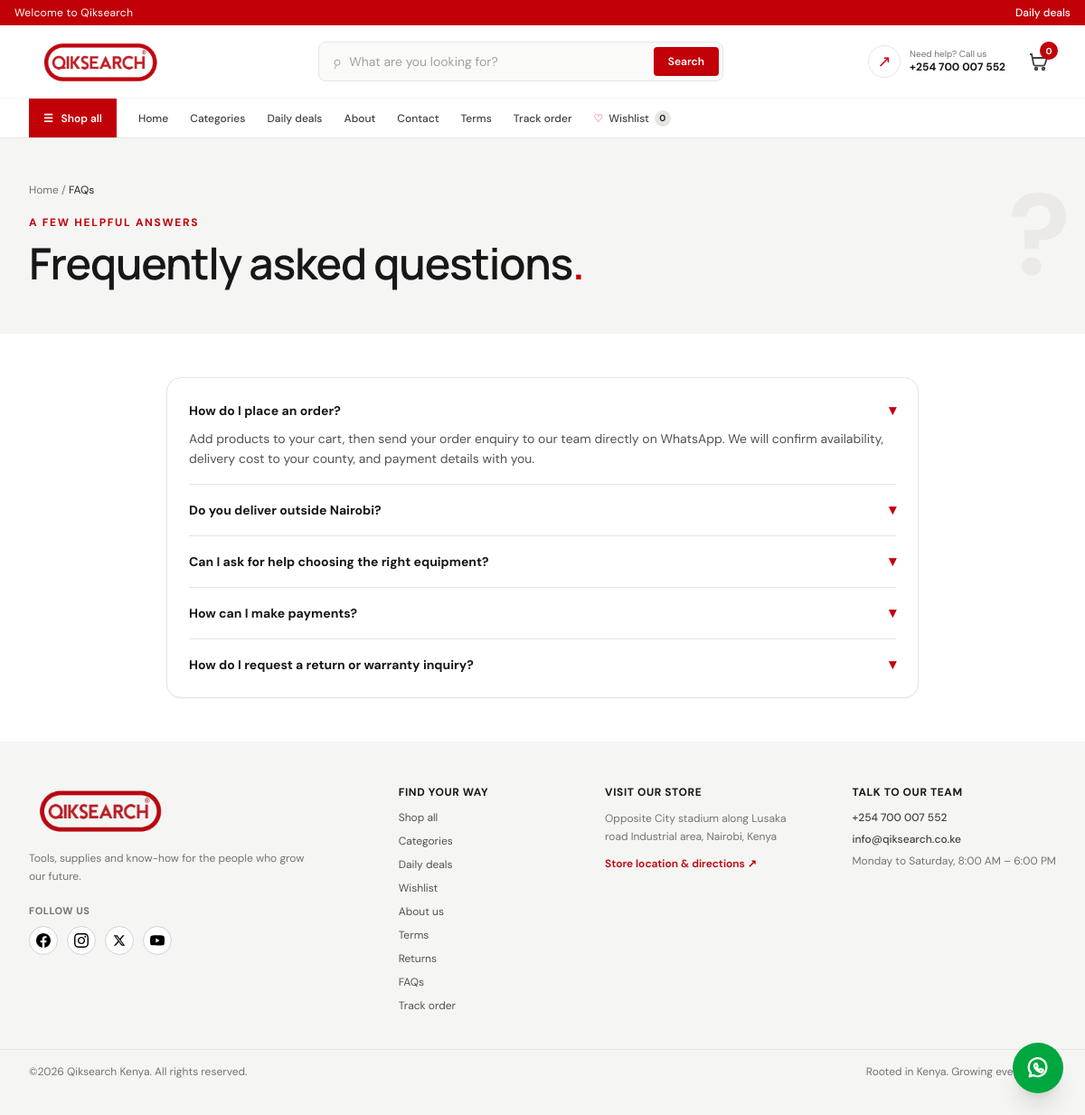
The page /faqs/ on the database its author committed.
### catalog/models.py (models this page shows, shortened)
class SiteSetting(models.Model):
    FIELD_TYPES = [
        ("text", "Single-line Text"),
        ("textarea", "Multi-line Text"),
        ("html", "Rich HTML / Markdown"),
        ("boolean", "Boolean Switch (true/false)"),
        ("url", "URL Link"),
    ]
    key = models.SlugField(max_length=64, unique=True, help_text="Unique key identifier for template lookup")
    label = models.CharField(max_length=120, help_text="Human readable field title")
    group = models.CharField(max_length=60, default="General", help_text="Category group for editor organization")
    value = models.TextField(blank=True, default="")
    field_type = models.CharField(max_length=20, default="text", choices=FIELD_TYPES)
    help_text = models.CharField(max_length=200, blank=True, default="")
    updated_at = models.DateTimeField(auto_now=True)
    class Meta:
        ordering = ["group", "label"]
        verbose_name = "Site Setting"
        verbose_name_plural = "Site Settings"

### catalog/views.py (the view)
# urls.py: path("faqs/", views.faqs, name="faqs"),
def faqs(request):
    return render(request, "catalog/faqs.html")

### templates/catalog/faqs.html (shortened to what this page needs)
{% extends 'base.html' %}
{% block content %}
  <div class="relative overflow-hidden bg-stone-100 py-8 sm:py-12">
    <div class="relative z-10 mx-auto w-full max-w-7xl px-4 sm:px-6 lg:px-8">
      <div class="mb-3 text-xs leading-relaxed text-neutral-500">
        <a href="{% url 'home' %}" class="hover:text-red-700">Home</a> / <span class="text-neutral-800">FAQs</span>
      </div>
      <span class="inline-block text-[11px] sm:text-xs font-bold tracking-[1.7px] text-red-700 uppercase">A FEW HELPFUL ANSWERS</span>
      <h1 class="mt-1 font-display text-3xl font-semibold leading-tight tracking-tight sm:text-4xl lg:text-5xl">Frequently asked questions<span class="text-red-700">.</span></h1>
    </div>
    <span class="pointer-events-none absolute right-4 top-1/2 -translate-y-1/2 text-8xl sm:text-9xl font-bold leading-none text-stone-200/70" aria-hidden="true">?</span>
  </div>
  <section class="mx-auto w-full max-w-4xl px-4 py-8 sm:px-6 sm:py-12 lg:px-8">
    <div class="divide-y divide-neutral-200 rounded-2xl border border-neutral-200 bg-white p-4 sm:p-6 shadow-xs text-xs sm:text-sm text-neutral-700">
      <details class="py-4 first:pt-0" open>
        <summary class="cursor-pointer font-bold text-neutral-900 list-none flex items-center justify-between">
          <span>How do I place an order?</span>
          <span class="text-red-700 text-base">▾</span>
        </summary>
        <p class="mt-2 text-neutral-600 leading-relaxed">Add products to your cart, then send your order enquiry to our team directly on WhatsApp. We will confirm availability, delivery cost to your county, and payment details with you.</p>
      </details>
      <details class="py-4">
        <summary class="cursor-pointer font-bold text-neutral-900 list-none flex items-center justify-between">
          <span>Do you deliver outside Nairobi?</span>
          <span class="text-red-700 text-base">▾</span>
        </summary>
      </details>
      <details class="py-4">
        <summary class="cursor-pointer font-bold text-neutral-900 list-none flex items-center justify-between">
          <span>Can I ask for help choosing the right equipment?</span>
          <span class="text-red-700 text-base">▾</span>
        </summary>
      </details>
      <details class="py-4">
        <summary class="cursor-pointer font-bold text-neutral-900 list-none flex items-center justify-between">
          <span>How can I make payments?</span>
          <span class="text-red-700 text-base">▾</span>
        </summary>
      </details>
      <details class="py-4 last:pb-0">
        <summary class="cursor-pointer font-bold text-neutral-900 list-none flex items-center justify-between">
          <span>How do I request a return or warranty inquiry?</span>
          <span class="text-red-700 text-base">▾</span>
        </summary>
      </details>
    </div>
  </section>
{% endblock %}

### templates/base.html (shortened to what this page needs)
{% load static humanize %}
<!DOCTYPE html>
<html lang="en-KE" data-theme="qik">
  <head>
    <link rel="stylesheet" href="{% static 'catalog/tailwind.css' %}" />
  </head>
  <body class="m-0 bg-white font-sans text-base text-neutral-900 antialiased">
    <div class="relative w-full bg-red-700 px-4 py-1.5 text-xs text-white">
      <div class="mx-auto flex max-w-7xl items-center justify-between gap-3 max-sm:justify-center">
        <p class="truncate text-[11px] font-normal tracking-wide sm:text-xs">
          {{ site_settings.announcement_text|default:"Welcome to Qiksearch" }}
        </p>
        <div class="flex shrink-0 items-center gap-4 text-[11px] font-medium max-sm:hidden sm:text-xs">
          <a href="{% url 'deals' %}" class="transition-colors hover:text-rose-200">Daily deals</a>
        </div>
      </div>
    </div>
    <header class="sticky top-0 z-40 border-b border-neutral-200 bg-white/95 backdrop-blur-md">
      <div class="mx-auto flex h-16 sm:h-20 w-full max-w-7xl items-center justify-between gap-3 px-4 sm:px-6 lg:px-8">
        <a class="flex shrink-0 items-center" href="{% url 'home' %}" aria-label="Qiksearch home">
          <img class="block h-auto max-h-11 sm:max-h-13 w-32 sm:w-40 object-contain mix-blend-multiply" src="{% static 'catalog/images/qiksearch-logo.png' %}" alt="Qiksearch" width="160" height="56" />
        </a>
        <div class="relative hidden flex-1 max-w-md md:block">
          <form class="flex h-11 w-full items-center rounded-lg border border-neutral-200 bg-stone-50 p-1 pl-3.5 focus-within:border-red-700 focus-within:bg-white focus-within:ring-1 focus-within:ring-red-700" action="{% url 'shop' %}" method="get">
            <span class="mr-2 rotate-[-20deg] text-xl text-neutral-400">⌕</span>
            <input
              id="live-search-input"
              class="min-w-0 flex-1 border-0 bg-transparent text-xs sm:text-sm outline-none placeholder:text-neutral-400"
              name="q"
              value="{{ query|default:'' }}"
              placeholder="What are you looking for?"
              aria-label="Search products"
              autocomplete="off"
            />
            <button type="submit" class="cursor-pointer rounded bg-red-700 px-4 py-2 text-xs font-semibold text-white transition hover:bg-red-800">Search</button>
          </form>
        </div>
        <div class="flex items-center gap-2 sm:gap-4">
          <a class="hidden lg:flex items-center gap-2.5 transition hover:opacity-80" href="https://wa.me/{{ site_settings.whatsapp_number|default:'254700007552' }}" target="_blank" rel="noopener">
            <span class="grid size-9 place-items-center rounded-full border border-neutral-200 text-lg text-red-700">↗</span>
            <span class="leading-tight">
              <small class="block text-[10px] text-neutral-500">Need help? Call us</small>
              <strong class="block text-xs font-bold text-neutral-900">{{ site_settings.phone_number|default:'+254 700 007 552' }}</strong>
            </span>
          </a>
          <a class="relative flex items-center justify-center rounded-full p-2 text-neutral-700 transition hover:bg-stone-100 hover:text-red-700" href="{% url 'cart' %}" aria-label="Shopping cart, {{ request.session.cart|length|default:0 }} items">
            <svg class="size-6 fill-none stroke-current stroke-[1.8]" viewBox="0 0 24 24" aria-hidden="true">
              <path d="M3 4h2l2.2 11.1a2 2 0 0 0 2 1.6h8.5a2 2 0 0 0 1.9-1.4L22 8H6" />
              <circle cx="10" cy="20" r="1.3" />
              <circle cx="18" cy="20" r="1.3" />
            </svg>
            <span id="header-cart-badge" class="absolute -right-0.5 -top-0.5 grid size-5 place-items-center rounded-full bg-red-700 text-[10px] font-bold text-white shadow-sm">
              {{ request.session.cart|length|default:0 }}
            </span>
          </a>
        </div>
      </div>
      <nav class="hidden mx-auto h-11 w-full max-w-7xl items-stretch gap-6 overflow-x-auto border-t border-neutral-100 px-4 sm:px-6 lg:px-8 text-xs font-medium text-neutral-700 md:flex">
        <a class="flex shrink-0 items-center bg-red-700 px-4 font-semibold text-white transition hover:bg-red-800" href="{% url 'shop' %}">☰ &nbsp; Shop all</a>
        <a class="flex shrink-0 items-center transition hover:text-red-700" href="{% url 'home' %}">Home</a>
        <a class="flex shrink-0 items-center transition hover:text-red-700" href="{% url 'categories' %}">Categories</a>
        <a class="flex shrink-0 items-center transition hover:text-red-700" href="{% url 'deals' %}">Daily deals</a>
        <a class="flex shrink-0 items-center transition hover:text-red-700" href="{% url 'about' %}">About</a>
        <a class="flex shrink-0 items-center transition hover:text-red-700" href="{% url 'contact' %}">Contact</a>
        <a class="flex shrink-0 items-center transition hover:text-red-700" href="{% url 'terms' %}">Terms</a>
        <a class="flex shrink-0 items-center transition hover:text-red-700" href="{% url 'track_order' %}">Track order</a>
        <a class="flex shrink-0 items-center gap-1.5 transition hover:text-red-700" href="{% url 'wishlist' %}" aria-label="Wishlist">
          <span class="text-rose-600">♡</span> <span>Wishlist</span>
          <span id="nav-wishlist-badge" class="grid size-4.5 place-items-center rounded-full bg-stone-200 text-[10px] font-bold text-neutral-800 {% if request.session.wishlist|length %}bg-red-700 text-white{% endif %}">
            {{ request.session.wishlist|length|default:0 }}
          </span>
        </a>
      </nav>
    </header>
    <main class="pb-16 md:pb-0">
      {% block content %}
      {% endblock %}
    </main>
    <footer class="bg-stone-100 px-0 pt-12 pb-20 md:pb-6 text-neutral-800">
      <div class="mx-auto grid w-full max-w-7xl grid-cols-1 gap-8 px-4 sm:px-6 sm:grid-cols-2 lg:grid-cols-[1.6fr_.8fr_1fr_1fr] lg:gap-12 lg:px-8 pb-10">
        <div>
          <a class="mb-4 inline-flex items-center" href="{% url 'home' %}">
            <img class="h-12 sm:h-14 w-36 sm:w-40 object-contain mix-blend-multiply" src="{% static 'catalog/images/qiksearch-logo.png' %}" alt="Qiksearch" width="160" height="56" />
          </a>
          <p class="max-w-xs text-xs leading-relaxed text-neutral-500">Tools, supplies and know-how for the people who grow our future.</p>
          <div class="mt-5">
            <h5 class="mb-2 text-[11px] font-bold uppercase tracking-wider text-neutral-500">Follow us</h5>
            <div class="flex items-center gap-2.5">
              <a href="https://www.facebook.com/Qiksearch/" target="_blank" rel="noopener noreferrer" class="grid size-8 place-items-center rounded-full border border-neutral-300 bg-white text-neutral-700 transition hover:border-red-700 hover:bg-red-700 hover:text-white" aria-label="Follow Qiksearch on Facebook" title="Facebook">
              </a>
              <a href="https://www.instagram.com/@Qiksearch/" target="_blank" rel="noopener noreferrer" class="grid size-8 place-items-center rounded-full border border-neutral-300 bg-white text-neutral-700 transition hover:border-red-700 hover:bg-red-700 hover:text-white" aria-label="Follow Qiksearch on Instagram" title="Instagram">
              </a>
              <a href="https://x.com/Qiksearch" target="_blank" rel="noopener noreferrer" class="grid size-8 place-items-center rounded-full border border-neutral-300 bg-white text-neutral-700 transition hover:border-red-700 hover:bg-red-700 hover:text-white" aria-label="Follow Qiksearch on X" title="X (Twitter)">
                <svg class="size-3.5 fill-currentColor" viewBox="0 0 24 24" aria-hidden="true">
                  <path d="M18.244 2.25h3.308l-7.227 8.26 8.502 11.24H16.17l-5.214-6.817L4.99 21.75H1.68l7.73-8.835L1.254 2.25H8.08l4.713 6.231zm-1.161 17.52h1.833L7.084 4.126H5.117z"/>
                </svg>
              </a>
              <a href="https://www.youtube.com/@Qiksearch" target="_blank" rel="noopener noreferrer" class="grid size-8 place-items-center rounded-full border border-neutral-300 bg-white text-neutral-700 transition hover:border-red-700 hover:bg-red-700 hover:text-white" aria-label="Subscribe to Qiksearch on YouTube" title="YouTube">
              </a>
            </div>
          </div>
        </div>
        <div>
          <h4 class="mb-3 text-xs font-bold text-neutral-900 uppercase tracking-wider">Find your way</h4>
          <div class="grid grid-cols-2 gap-x-4 gap-y-2.5 text-xs text-neutral-600 sm:grid-cols-1">
            <a class="transition hover:text-red-700" href="{% url 'shop' %}">Shop all</a>
            <a class="transition hover:text-red-700" href="{% url 'categories' %}">Categories</a>
            <a class="transition hover:text-red-700" href="{% url 'deals' %}">Daily deals</a>
            <a class="transition hover:text-red-700" href="{% url 'wishlist' %}">Wishlist</a>
            <a class="transition hover:text-red-700" href="{% url 'about' %}">About us</a>
            <a class="transition hover:text-red-700" href="{% url 'terms' %}">Terms</a>
            <a class="transition hover:text-red-700" href="{% url 'returns' %}">Returns</a>
            <a class="transition hover:text-red-700" href="{% url 'faqs' %}">FAQs</a>
            <a class="transition hover:text-red-700" href="{% url 'track_order' %}">Track order</a>
          </div>
        </div>
        <div>
          <h4 class="mb-3 text-xs font-bold text-neutral-900 uppercase tracking-wider">Visit our store</h4>
          <p class="text-xs leading-relaxed text-neutral-500">
            {{ site_settings.physical_address|linebreaksbr }}
          </p>
          <a class="mt-3 inline-block text-xs font-semibold text-red-700 transition hover:underline" href="{% url 'contact' %}">Store location & directions ↗</a>
        </div>
        <div>
          <h4 class="mb-3 text-xs font-bold text-neutral-900 uppercase tracking-wider">Talk to our team</h4>
          <a class="mb-2 block text-xs font-medium text-neutral-700 transition hover:text-red-700" href="tel:{{ site_settings.phone_raw|default:'+254700007552' }}">{{ site_settings.phone_number|default:'+254 700 007 552' }}</a>
          <a class="mb-2 block text-xs font-medium text-neutral-700 transition hover:text-red-700" href="mailto:{{ site_settings.email_address|default:'info@qiksearch.co.ke' }}">{{ site_settings.email_address|default:'info@qiksearch.co.ke' }}</a>
          <p class="text-xs text-neutral-500">{{ site_settings.business_hours|default:'Mon–Sat, 8:00 AM – 6:00 PM' }}</p>
        </div>
      </div>
      <div class="mx-auto flex flex-col sm:flex-row items-center justify-between border-t border-neutral-200 px-4 sm:px-6 lg:px-8 py-4 text-center text-xs text-neutral-500 gap-2">
        <span>©{% now 'Y' %} Qiksearch Kenya. All rights reserved.</span>
        <span>Rooted in Kenya. Growing everywhere.</span>
      </div>
    </footer>
    <a class="fixed bottom-18 right-4 z-40 grid size-12 sm:size-14 place-items-center rounded-full bg-green-600 text-white shadow-xl transition hover:scale-105 hover:bg-green-700 focus-visible:outline-2 focus-visible:outline-offset-2 focus-visible:outline-green-700 md:bottom-6 md:right-6" href="https://wa.me/{{ site_settings.whatsapp_number|default:'254700007552' }}" target="_blank" rel="noopener noreferrer" aria-label="Chat with Qiksearch on WhatsApp" title="Chat with us on WhatsApp">
    </a>
  </body>
</html>

### rows shown on the page
SiteSetting: announcement_text "Welcome to Qiksearch"
SiteSetting: phone_number "+254 700 007 552"
SiteSetting: physical_address "Opposite City stadium along Lusaka road Industrial area, Nairobi, Kenya"
SiteSetting: email_address "info@qiksearch.co.ke"
SiteSetting: business_hours "Monday to Saturday, 8:00 AM – 6:00 PM"

### other values the page prints
{{ request.session.cart|length|default:0 }} "0"
{{ request.session.wishlist|length|default:0 }} "0"
